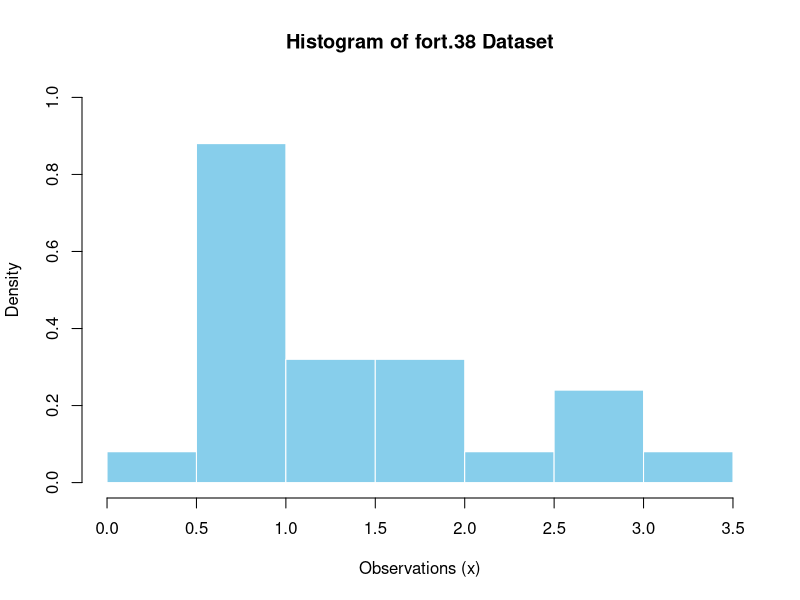

R code for this plot:
# ====================================================================
# Project-MTH210: Statistical Computing
# MLE and Bootstrap for Exponentiated Exponential Distribution
# ====================================================================

# 1. Load the Dataset (fort.38)
x_data <- c(0.811, 2.750, 0.952, 0.760, 0.585, 1.477, 0.660, 1.479, 
            1.582, 2.693, 1.568, 0.990, 0.484, 1.819, 2.669, 2.349, 
            0.672, 0.655, 1.241, 0.576, 0.747, 0.852, 1.558, 1.007, 3.216)
n <- length(x_data)

hist(x_data, 
     breaks = 8, 
     freq = FALSE, 
     main = "Histogram of fort.38 Dataset",
     xlab = "Observations (x)", 
     ylab = "Density",
     col = "skyblue", 
     border = "white",
     ylim = c(0, 1.0))

# 2. Define the Newton-Raphson Function
# Returns the MLEs [alpha, lambda] and the number of iterations
newton_raphson_mle <- function(x, tol=1e-6, max_iter=100) {
  n_obs <- length(x)
  
  # Initial Guesses
  alpha <- 1.0
  lambda <- 1.0 / mean(x) 
  theta <- c(alpha, lambda)
  
  for (i in 1:max_iter) {
    a <- theta[1]
    l <- theta[2]
    
    # Pre-compute common terms to keep code clean
    term1 <- exp(-l * x)
    term2 <- 1 - term1
    
    # Prevent division by zero or log(0) in extreme edge cases
    term2[term2 < 1e-10] <- 1e-10 
    
    # Gradient Vector (U)
    dl_da <- n_obs/a + sum(log(term2))
    dl_dl <- n_obs/l - sum(x) + (a - 1) * sum((x * term1) / term2)
    U <- c(dl_da, dl_dl)
    
    # Hessian Matrix (H)
    d2l_da2 <- -n_obs / (a^2)
    d2l_dadl <- sum((x * term1) / term2)
    d2l_dl2 <- -n_obs / (l^2) - (a - 1) * sum((x^2 * term1) / (term2^2))
    
    H <- matrix(c(d2l_da2, d2l_dadl, 
                  d2l_dadl, d2l_dl2), nrow=2, byrow=TRUE)
    
    # Newton-Raphson Update Step
    # theta_new = theta_old - H^(-1) * U
    theta_new <- theta - solve(H) %*% U
    
    # Check Stopping Criterion (Euclidean distance < tolerance)
    if (sqrt(sum((theta_new - theta)^2)) < tol) {
      return(list(mle=as.vector(theta_new), iter=i, converged=TRUE))
    }
    
    theta <- theta_new
  }
  return(list(mle=as.vector(theta), iter=max_iter, converged=FALSE))
}

# 3. Calculate MLEs for Original Data
results <- newton_raphson_mle(x_data)
alpha_hat <- results$mle[1]
lambda_hat <- results$mle[2]

cat(sprintf("Iterations to converge: %d\n", results$iter))
cat(sprintf("MLE of Alpha:   %.4f\n", alpha_hat))
cat(sprintf("MLE of Lambda: %.4f\n\n", lambda_hat))


# 4. Define function to generate random variables from Exponentiated Exponential
# Using the Inverse Transform Method: F(x) = (1 - exp(-lambda*x))^alpha = u
generate_ee_data <- function(n, a, l) {
  u <- runif(n)
  x_gen <- -(1/l) * log(1 - u^(1/a))
  return(x_gen)
}

# 5. Bootstrapping Setup
B <- 1000 # Number of replications

# Arrays to store bootstrap estimates
param_boot_alpha <- numeric(B)
param_boot_lambda <- numeric(B)
nonparam_boot_alpha <- numeric(B)
nonparam_boot_lambda <- numeric(B)

# Set seed for reproducibility (so your verifiable code matches your report)
set.seed(2026) 

# 6. Run Bootstraps
for (i in 1:B) {
  # --- Parametric Bootstrap ---
  # Generate new data from the estimated distribution
  x_param <- generate_ee_data(n, alpha_hat, lambda_hat)
  res_param <- newton_raphson_mle(x_param)
  param_boot_alpha[i] <- res_param$mle[1]
  param_boot_lambda[i] <- res_param$mle[2]
  
  # --- Non-Parametric Bootstrap ---
  # Resample original data with replacement
  x_nonparam <- sample(x_data, n, replace=TRUE)
  res_nonparam <- newton_raphson_mle(x_nonparam)
  nonparam_boot_alpha[i] <- res_nonparam$mle[1]
  nonparam_boot_lambda[i] <- res_nonparam$mle[2]
}

# 7. Calculate 95% Confidence Intervals (2.5th and 97.5th percentiles)
ci_param_alpha <- quantile(param_boot_alpha, probs=c(0.025, 0.975))
ci_param_lambda <- quantile(param_boot_lambda, probs=c(0.025, 0.975))

ci_nonparam_alpha <- quantile(nonparam_boot_alpha, probs=c(0.025, 0.975))
ci_nonparam_lambda <- quantile(nonparam_boot_lambda, probs=c(0.025, 0.975))

# 8. Print Results for the Report
cat("--- 2. PARAMETRIC BOOTSTRAP 95% CI ---\n")
cat(sprintf("Alpha CI:  [%.4f,  %.4f]\n", ci_param_alpha[1], ci_param_alpha[2]))
cat(sprintf("Lambda CI: [%.4f,  %.4f]\n\n", ci_param_lambda[1], ci_param_lambda[2]))

cat("--- 3. NON-PARAMETRIC BOOTSTRAP 95% CI ---\n")
cat(sprintf("Alpha CI:  [%.4f,  %.4f]\n", ci_nonparam_alpha[1], ci_nonparam_alpha[2]))
cat(sprintf("Lambda CI: [%.4f,  %.4f]\n", ci_nonparam_lambda[1], ci_nonparam_lambda[2]))
